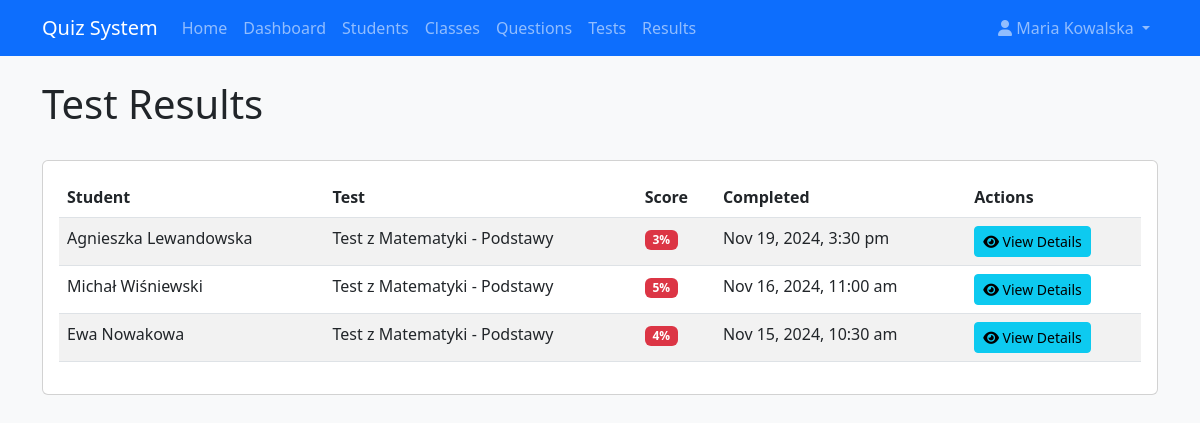
Page /quiz_system/teachers/results (signed in) on the committed database.
### tables this page shows
CREATE TABLE IF NOT EXISTS test_results (
    id INT AUTO_INCREMENT PRIMARY KEY,
    user_id INT NOT NULL,
    test_id INT NOT NULL,
    score INT NOT NULL,
    completed_at TIMESTAMP DEFAULT CURRENT_TIMESTAMP,
    FOREIGN KEY (user_id) REFERENCES users(id) ON DELETE CASCADE,
    FOREIGN KEY (test_id) REFERENCES tests(id) ON DELETE CASCADE
);

CREATE TABLE IF NOT EXISTS users (
    id INT AUTO_INCREMENT PRIMARY KEY,
    username VARCHAR(50) NOT NULL UNIQUE,
    password VARCHAR(255) NOT NULL,
    name VARCHAR(100) NOT NULL,
    role ENUM('teacher', 'student') NOT NULL,
    email VARCHAR(100) UNIQUE,
    created_at TIMESTAMP DEFAULT CURRENT_TIMESTAMP
);

CREATE TABLE IF NOT EXISTS tests (
    id INT AUTO_INCREMENT PRIMARY KEY,
    title VARCHAR(100) NOT NULL,
    description TEXT,
    created_by INT NOT NULL,
    created_at TIMESTAMP DEFAULT CURRENT_TIMESTAMP,
    FOREIGN KEY (created_by) REFERENCES users(id)
);

### quiz_system/app/controllers/TeachersController.php (called while the page is built, shortened)
<?php
class TeachersController extends Controller {
    private $resultModel;
    public function __construct() {
        $this->resultModel = $this->model('Result');
    }
    public function results() {
        $results = $this->resultModel->getResultsByTeacher($_SESSION['user_id']);
        $data = [
            'title' => 'Test Results',
            'results' => $results
        ];
        $this->view('teachers/results/index', $data);
    }
}
?>

### quiz_system/app/core/Router.php (called while the page is built, shortened)
<?php
class Router {
    protected $action = 'index';
    protected $url;
    public function __construct() {
        $this->url = $this->parseUrl();
    }
    public function route() {
        $this->controller = new $this->controller;
        if(isset($this->url[1])) {
            if(method_exists($this->controller, $this->url[1])) {
                $this->action = $this->url[1];
            }
        }
        $this->params = $this->url ? array_values($this->url) : [];
        call_user_func_array([$this->controller, $this->action], $this->params);
    }
    protected function parseUrl() {
        if(isset($_GET['url'])) {
            $url = rtrim($_GET['url'], '/');
            $url = filter_var($url, FILTER_SANITIZE_URL);
            $url = explode('/', $url);
            return $url;
        }
        return [];
    }
}
?>

### quiz_system/index.php (called while the page is built, shortened)
<?php
require_once ROOT_PATH . '/app/config/database.php';
require_once ROOT_PATH . '/app/core/Router.php';
require_once ROOT_PATH . '/app/core/Controller.php';
require_once ROOT_PATH . '/app/core/Database.php';
require_once ROOT_PATH . '/app/models/Result.php';
$router = new Router();
$router->route();
?>

### quiz_system/app/core/Database.php (called while the page is built, shortened)
<?php
class Database {
    private $host = DB_HOST;
    private $user = DB_USER;
    private $pass = DB_PASS;
    private $dbname = DB_NAME;
    private $dbh;
    private $stmt;
    public function __construct() {
        $dsn = 'mysql:host=' . $this->host . ';dbname=' . $this->dbname;
        $options = [
            PDO::ATTR_PERSISTENT => true,
            PDO::ATTR_ERRMODE => PDO::ERRMODE_EXCEPTION
        ];
        try {
            $this->dbh = new PDO($dsn, $this->user, $this->pass, $options);
        } catch(PDOException $e) {
            $this->error = $e->getMessage();
            echo $this->error;
        }
    }
    public function query($sql) {
        $this->stmt = $this->dbh->prepare($sql);
    }
    public function bind($param, $value, $type = null) {
        if(is_null($type)) {
            switch(true) {
                case is_int($value):
                    $type = PDO::PARAM_INT;
                    break;
            }
        }
        $this->stmt->bindValue($param, $value, $type);
    }
    public function execute() {
        return $this->stmt->execute();
    }
    public function resultSet() {
        $this->execute();
        return $this->stmt->fetchAll(PDO::FETCH_OBJ);
    }
}
?>

### quiz_system/app/models/Result.php (called while the page is built, shortened)
<?php
class Result {
    private $db;
    public function __construct() {
        $this->db = new Database;
    }
    public function getResultsByTeacher($teacher_id) {
        $this->db->query('SELECT tr.*, t.title as test_title, u.name as student_name
                        FROM test_results tr
                        JOIN tests t ON tr.test_id = t.id
                        JOIN users u ON tr.user_id = u.id
                        WHERE t.created_by = :teacher_id
                        ORDER BY tr.completed_at DESC');
        $this->db->bind(':teacher_id', $teacher_id);
        return $this->db->resultSet();
    }
}
?>

### quiz_system/app/views/teachers/results/index.php (the view)
<?php require APP_ROOT . '/views/inc/header.php'; ?>
<div class="d-flex justify-content-between align-items-center mb-4">
    <h1>Test Results</h1>
</div>
<?php if(!empty($results)) : ?>
    <div class="card">
        <div class="card-body">
            <div class="table-responsive">
                <table class="table table-striped">
                    <thead>
                        <tr>
                            <th>Student</th>
                            <th>Test</th>
                            <th>Score</th>
                            <th>Completed</th>
                            <th>Actions</th>
                        </tr>
                    </thead>
                    <tbody>
                        <?php foreach($results as $result) : ?>
                            <tr>
                                <td><?php echo $result->student_name; ?></td>
                                <td><?php echo $result->test_title; ?></td>
                                <td>
                                    <span class="badge <?php
                                        if ($result->score >= 80) echo 'bg-success';
                                        else if ($result->score >= 60) echo 'bg-info';
                                        else if ($result->score >= 40) echo 'bg-warning';
                                        else echo 'bg-danger';
                                    ?>">
                                        <?php echo $result->score; ?>%
                                    </span>
                                </td>
                                <td><?php echo date('M j, Y, g:i a', strtotime($result->completed_at)); ?></td>
                                <td>
                                    <a href="<?php echo URL_ROOT; ?>/teachers/viewResult/<?php echo $result->id; ?>"
                                       class="btn btn-sm btn-info">
                                        <i class="fas fa-eye"></i> View Details
                                    </a>
                                </td>
                            </tr>
                        <?php endforeach; ?>
                    </tbody>
                </table>
            </div>
        </div>
    </div>
<?php else : ?>
    <div class="alert alert-info">
        <p>No test results available yet.</p>
    </div>
<?php endif; ?>
<?php require APP_ROOT . '/views/inc/footer.php'; ?>

### quiz_system/public/css/style.css (style rules this page uses)
body { background-color: #f8f9fa; }
html, body { height: 100%; }
body { display: flex; flex-direction: column; }

### rows in the picture
test_results: user.name "Agnieszka Lewandowska", test.title "Test z Matematyki - Podstawy", score "3", completed_at "Nov 19, 2024, 3:30 pm"
test_results: user.name "Michał Wiśniewski", test.title "Test z Matematyki - Podstawy", score "5", completed_at "Nov 16, 2024, 11:00 am"
test_results: user.name "Ewa Nowakowa", test.title "Test z Matematyki - Podstawy", score "4", completed_at "Nov 15, 2024, 10:30 am"

### other values in the picture
SITE_NAME "Quiz System"
$_SESSION['user_name'] "Maria Kowalska"
